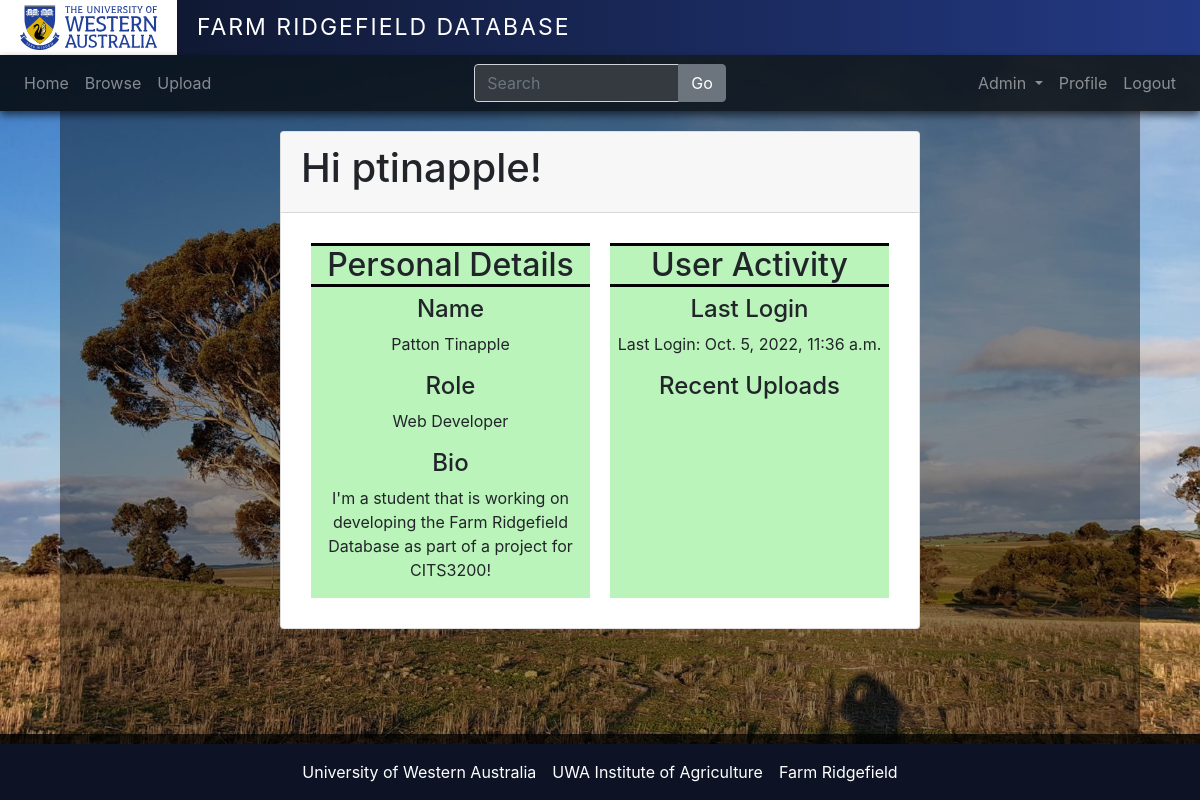
Screenshot of /profile/12/ (signed in) with the database file from the repository.
### accounts/models.py (models this page shows, shortened)
class User(AbstractUser):
    id = models.AutoField(primary_key=True)
    email = models.EmailField(unique=True)
    role = models.ForeignKey(Role, on_delete=models.SET_NULL, null=True)
    bio = models.TextField(null=True, blank=True)
    is_active = models.BooleanField(default=False)
    create_time = models.DateTimeField(auto_now_add=True,null=True, blank=True, verbose_name='Registration time')
    USERNAME_FIELD = 'email'
    REQUIRED_FIELDS = []

class Role(models.Model):
    name = models.CharField(max_length=50)
    description = models.TextField(null=True, blank=True)

### core/views.py (the view)
# urls.py: path('profile/<str:pk>/', views.viewProfile, name="profile"),
@login_required(login_url='accounts/login')
def viewProfile(request, pk):
    user = User.objects.get(id=pk)
    context = {'user': user}
    return render(request, 'core/profile.html', context)

### core/templates/core/profile.html (shortened to what this page needs)
{% extends 'main.html' %}
{% block content %}
<div class="page-container">
    <div class="container-backdrop">
      <div class="content-container">
        <div class="card">
            <div class="card-header">
                <div>
                    <h1>Hi {{ user.username }}!</h1>
                </div>
            </div>
            <div class="card-body" style="overflow: auto;">
                <div class="float">
                    <div class="userinfo1">
                        <h2 class="user-heading">Personal Details</h2>
                        <h4>Name</h4>
                        <p>{{ user.first_name }} {{ user.last_name }}</p>
                        <h4>Role</h4>
                        <p>{{ user.role.name }}</p>
                        <h4>Bio</h4>
                        <p>{{ user.bio }}</p>
                    </div>
                    <div class='userinfo2'>
                        <h2 class="user-heading">User Activity</h2>
                        <h4>Last Login</h4>
                        <p>Last Login: {{ user.last_login }}</p>
                        <h4>Recent Uploads</h4>
                    </div>
                </div>
            </div>
        </div>
      </div>
    </div>
</div>
{% endblock content %}

### core/static/core/style.css (style rules this page uses)
:root { --navbar: rgba(0, 0, 0, 0.82); }
body { background-image: url("background.jpg"); background-size: cover; }
.content-container { padding: 10px 100px; }
.container-backdrop { background-color: rgba(0, 0, 0, 0.4); min-height: calc(100vh - 177px); margin: 0px 60px; padding-top: 10px; padding-bottom: 20px; }
.content-container { margin: 0px 120px; }
.float { display: flex; text-align: center; }
.userinfo1 { background: rgb(186, 244, 186);flex-basis: 50%; margin: 10px; }
.userinfo2 { background: rgb(186, 244, 186); flex-basis: 50%; margin: 10px; }
.user-heading { background-color: rgb(186, 244, 186); border-bottom: solid black; border-top: solid black }

### rows the page displays
User: username "ptinapple", first_name "Patton", last_name "Tinapple", role.name "Web Developer", bio "I'm a student that is working on developing the Farm Ridgefield Database as part of a project for CITS3200!", last_login "Oct. 5, 2022, 11:36 a.m."
